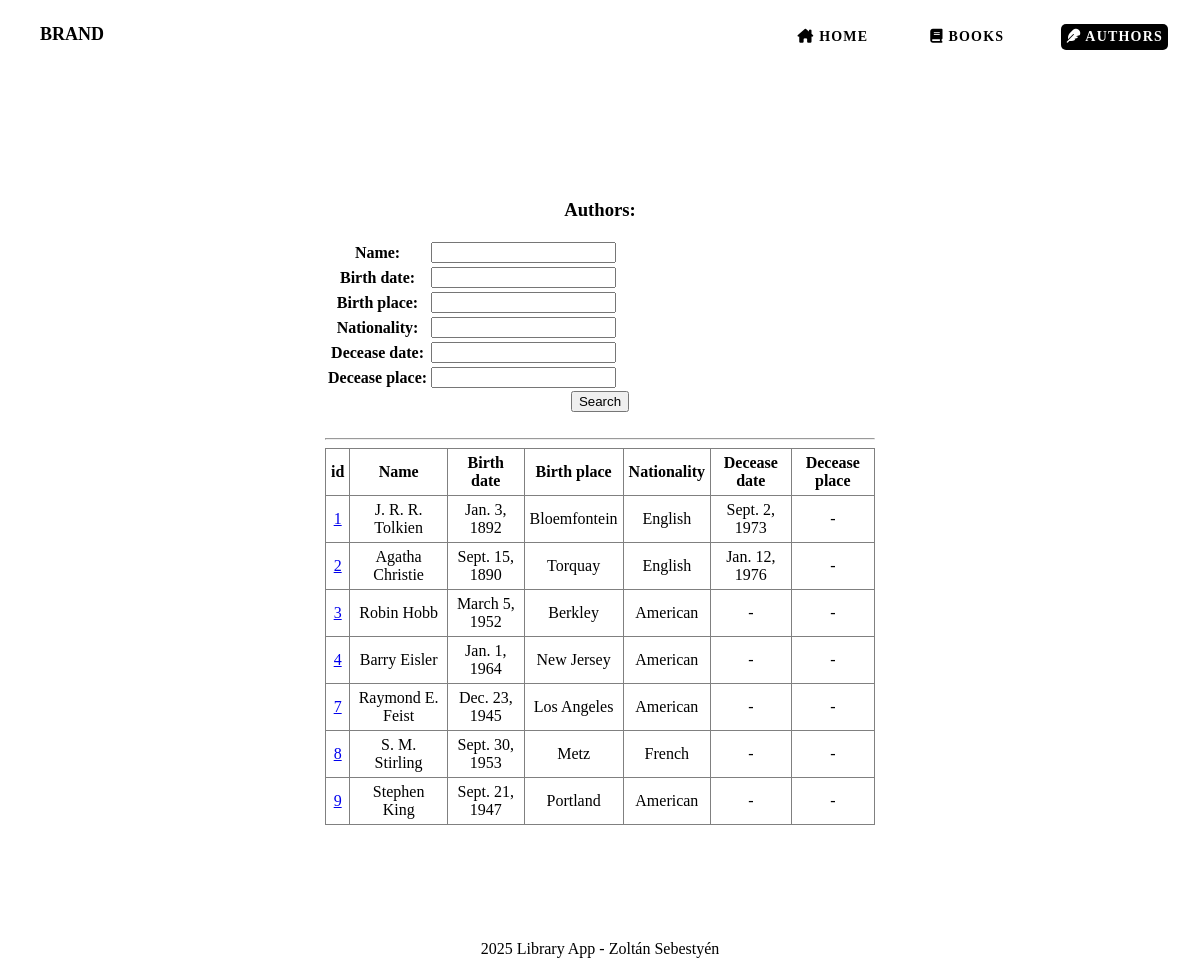
The app's page /library_application/authors with its own data.
### library_application/models.py (models this page shows, shortened)
class Author(models.Model):
    name = models.CharField(max_length=100)
    birth_date = models.DateField()
    birth_place = models.CharField(max_length=50)
    nationality = models.CharField(max_length=50)
    decease_date = models.DateField(blank=True, null=True)
    decease_place = models.CharField(max_length=50, blank=True, null=True)

### library_application/views.py (the view, shortened to what this page needs)
# urls.py: path("authors", views.get_authors, name="author_list"),
def get_authors(request):
    authors = Author.objects.all()
    form = AuthorForm(request.GET or None)
    context = {
        'form': form,
        'authors': authors
    }
    return render(request, 'authors.html', context)

### library_application/forms.py
class AuthorForm(forms.ModelForm):
    class Meta:
        model = Author
        fields = '__all__'

### library_application/templates/authors.html (shortened to what this page needs)
{% load static %}
{% include "header.html" %}
        <main>
            <div class="main-content">
                <h3>Authors:</h3>
                <form method="get">
                <table>
                    {{ form.as_table }}
                </table>
                    <input type="submit" value="Search">
                </form>
                <br>
                <hr>
                {% if authors %}
                <table class="authors">
                    <tr>
                        <th>id</th>
                        <th>Name</th>
                        <th>Birth date</th>
                        <th>Birth place</th>
                        <th>Nationality</th>
                        <th>Decease date</th>
                        <th>Decease place</th>
                    </tr>
                    {% for author in authors %}
                        <tr>
                            <td><a href="{% url 'author_details' author_id=author.id %}">{{ author.id }}</a></td>
                            <td>{{ author.name }}</td>
                            <td>{{ author.birth_date }}</td>
                            <td>{{ author.birth_place }}</td>
                            <td>{{ author.nationality }}</td>
                            <td>
                            {% if author.decease_date %}
                            {{ author.decease_date }}
                            {% else %}
                            -
                            {% endif %}
                            </td>
                            <td>
                            {% if author.decease_palce %}
                            {{ author.decease_palce }}
                            {% else %}
                            -
                            {% endif %}
                            </td>
                        </tr>
                    {% endfor %}
                </table>
                {% else %}
                <p>No authors.</p>
                {% endif %}
            </div>
        </main>
        {% include "footer.html" %}
    </body>
</html>

### library_application/static/css/styles.css (style rules this page uses)
* { box-sizing: border-box; }
html { margin: 0; padding: 0; width: 100%; height: 100vh; }
body { margin: 0; padding: 0; width: 100%; height: 100vh; font-family: Poppins; font-weight: 400; background: url(../img/library-background.jpg); background-position: center; background-size: cover; }
main { min-height: 80vh; width: 100vw; }
.main-content { margin: 80px auto; padding: 25px; border-radius: 15px; background-color: rgba(255,255,255,0.4); width: 50%; text-align: center; }
.books, .authors { margin: 0 auto; }
.books, .books th, .books td, .books, .books th, .books td, .authors, .authors th, .authors td, .authors, .authors th, .authors td { border: 1px solid grey; border-collapse: collapse; padding: 5px; background-color: rgba(255,255,255,0.5); }

### records on screen
Author: id "1", name "J. R. R. Tolkien", birth_date "Jan. 3, 1892", birth_place "Bloemfontein", nationality "English", decease_date "Sept. 2, 1973"
Author: id "2", name "Agatha Christie", birth_date "Sept. 15, 1890", birth_place "Torquay", nationality "English", decease_date "Jan. 12, 1976"
Author: id "3", name "Robin Hobb", birth_date "March 5, 1952", birth_place "Berkley", nationality "American"
Author: id "4", name "Barry Eisler", birth_date "Jan. 1, 1964", birth_place "New Jersey", nationality "American"
Author: id "7", name "Raymond E. Feist", birth_date "Dec. 23, 1945", birth_place "Los Angeles", nationality "American"
Author: id "8", name "S. M. Stirling", birth_date "Sept. 30, 1953", birth_place "Metz", nationality "French"
Author: id "9", name "Stephen King", birth_date "Sept. 21, 1947", birth_place "Portland", nationality "American"
